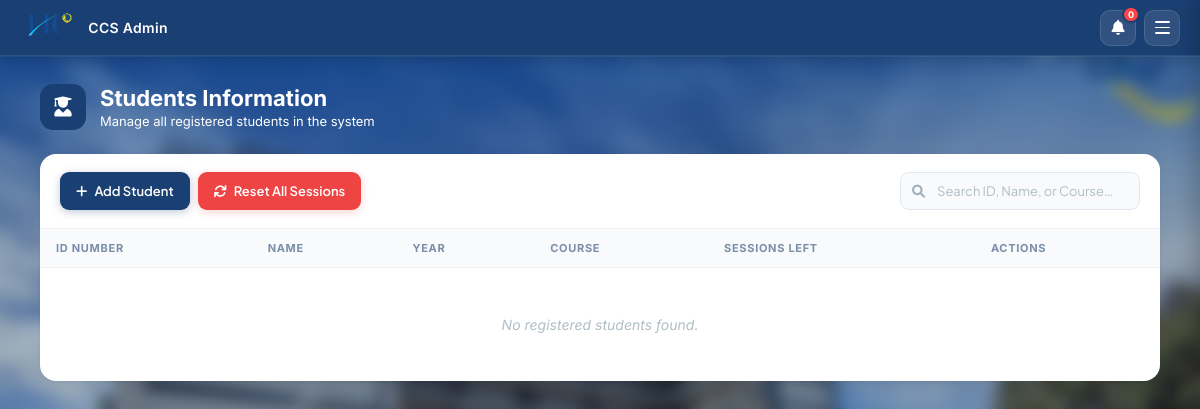
/student_list (signed in), run on an earlier commit of the app's database.
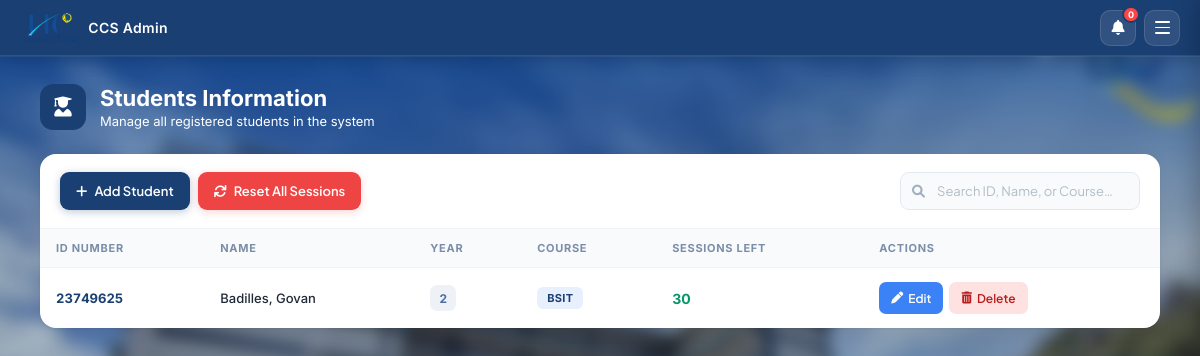
And on a later commit of the database.
### tables this page shows
CREATE TABLE users (
            id INTEGER PRIMARY KEY AUTOINCREMENT,
            id_number TEXT UNIQUE NOT NULL,
            lastname TEXT NOT NULL,
            firstname TEXT NOT NULL,
            middlename TEXT,
            course_level TEXT,
            password TEXT NOT NULL,
            email TEXT,
            course TEXT,
            address TEXT,
            role TEXT DEFAULT 'student',
            remaining_sessions INTEGER DEFAULT 30,
            profile_pic TEXT DEFAULT 'default_profile.png'
        );

### app.py (the view)
@app.route('/student_list')
def student_list():
    if 'user_id' not in session or session.get('role') != 'admin':
        return redirect(url_for('home'))
    conn = get_db_connection()
    cursor = conn.cursor()
    students = cursor.execute('''
        SELECT id, id_number, firstname, middlename, lastname, course, course_level, remaining_sessions
        FROM users
        WHERE role = 'student'
        ORDER BY lastname ASC
    ''').fetchall()
    conn.close()
    return render_template('student_list.html', students=students)

### app.py (called while the page is built)
def get_db_connection():
    conn = sqlite3.connect('students.db')
    conn.row_factory = sqlite3.Row
    return conn

### templates/student_list.html (shortened to what the changed rows need)
<!DOCTYPE html>
<html lang="en">
<head>
    <link rel="stylesheet" href="{{ url_for('static', filename='style.css') }}?v=15">
    <link rel="stylesheet" href="{{ url_for('static', filename='admin.css') }}?v=15">
    <link rel="stylesheet" href="https://cdnjs.cloudflare.com/ajax/libs/font-awesome/6.0.0/css/all.min.css">
</head>
<body class="admin-page">
   <div class="admin-container admin-container--full">
        <div class="page-header">
            <div>
               <h1 style="color:white;">Students Information</h1>
            </div>
        </div>
        <div class="card">
            <table class="students-table">
                <thead>
                    <tr>
                        <th>ID Number</th>
                        <th>Name</th>
                        <th>Year</th>
                        <th>Course</th>
                        <th>Sessions Left</th>
                        <th>Actions</th>
                    </tr>
                </thead>
                <tbody>
                    {% for student in students %}
                    <tr>
                        <td><span class="id-number">{{ student.id_number }}</span></td>
                        <td><span class="student-name">{{ student.lastname }}, {{ student.firstname }} {{ student.middlename }}</span></td>
                        <td>
                            <span class="year-badge">
                                {{ student.course_level | replace('st Year', '') | replace('nd Year', '') | replace('rd Year', '') | replace('th Year', '') }}
                            </span>
                        </td>
                        <td><span class="course-badge">{{ student.course }}</span></td>
                        <td>
                            <span class="sessions-cell {% if student.remaining_sessions <= 5 %}sessions-low{% else %}sessions-ok{% endif %}">
                                {{ student.remaining_sessions }}
                            </span>
                        </td>
                        <td>
                            <div class="actions-cell">
                                <button class="action-btn action-edit open-edit-btn"
                                    data-id="{{ student.id }}"
                                    data-firstname="{{ student.firstname }}"
                                    data-middlename="{{ student.middlename }}"
                                    data-lastname="{{ student.lastname }}"
                                    data-course="{{ student.course }}"
                                    data-level="{{ student.course_level | replace('st Year', '') | replace('nd Year', '') | replace('rd Year', '') | replace('th Year', '') }}">
                                    <i class="fas fa-pen"></i> Edit
                                </button>
                                <form action="/delete_student/{{ student.id }}" method="POST" style="display: inline;" onsubmit="return confirm('Delete {{ student.firstname }}? This cannot be undone.');">
                                    <button type="submit" class="action-btn action-delete">
                                        <i class="fas fa-trash-alt"></i> Delete
                                    </button>
                                </form>
                            </div>
                        </td>
                    </tr>
                    {% else %}
                    <tr class="empty-row">
                        <td colspan="6">No registered students found.</td>
                    </tr>
                    {% endfor %}
                </tbody>
            </table>
        </div>
    </div>
</body>
</html>

What changed in the data, as far as the page shows it:
added users: id_number "23749625", lastname "Badilles", firstname "Govan", course_level "2", course "BSIT", remaining_sessions "30"
Also different on the page:
text no longer shown: "No registered students found."
